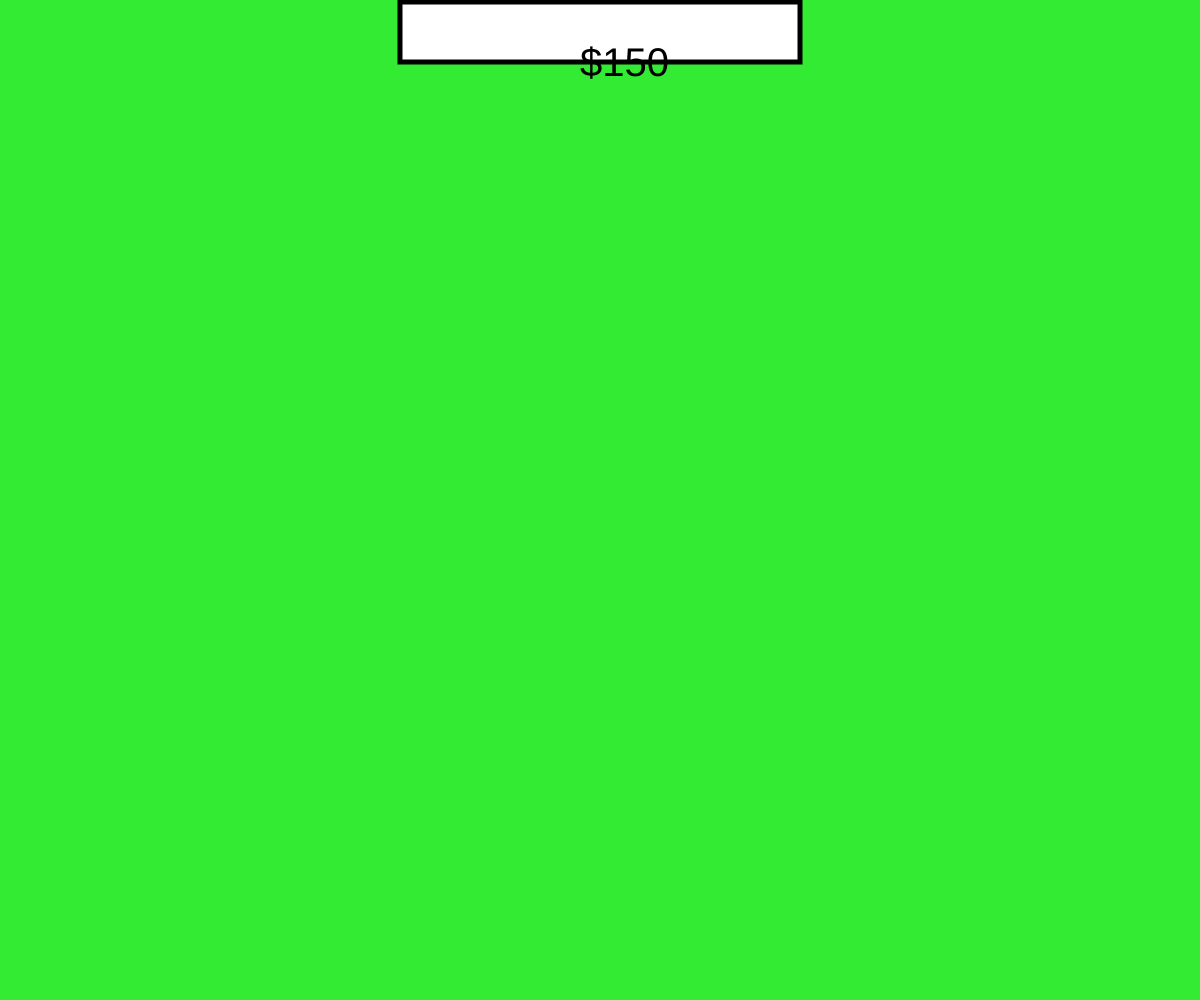
Frame 1 (no input)
Frame 60 (no input): identical to frame 1, image omitted
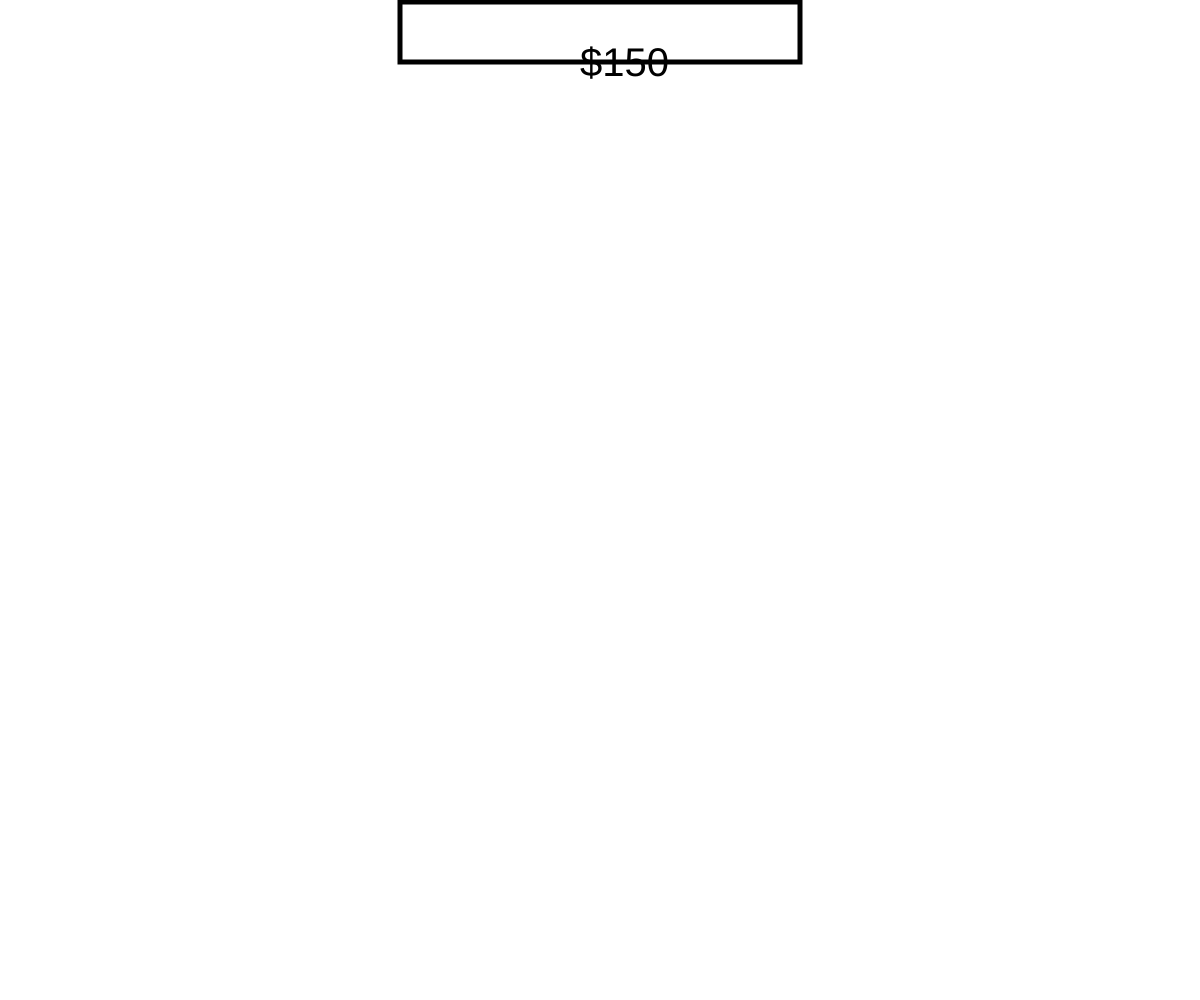
Frame 120 (the mouse pressed at the canvas centre since frame 60)

The p5.js sketch that drew these frames (run headless with seeded random() and noise() and a simulated clock; from frame 60 on, the mouse is pressed at the canvas centre):

// p5.js sketch
// ── sketch.js
// Project Title
// Michael McGee
// Date
//

let state;
let money;
let bet;
let rand;
let input, button, greeting;

function setup() {
  createCanvas(windowWidth, windowHeight);
  state = 0;
  money = 150;
  bet = 0;
}

function draw() {
  stateBuddha();
}

function mousePressed(){
  if(state === 0){
    state = 1;
  }
  else if(state === 1){
    roll();
  }
}

//balances the pure and eternal flow of states
function stateBuddha(){
  if(state === 0){
    homeScreen();
  }
  else if(state === 1){
    demoGame();
  }
  else if(state === 2){
    simpleDiceGame();
  }
}

//main screen - game selection
function homeScreen(){
  background(50,235,50,255);
  displayMoney();
}

//run demo game
function demoGame(){
  background(255);
  displayMoney();
}

function simpleDiceGame(){
  //input bet
  //rollDice
  //
}

//shows funds
function displayMoney(){
  strokeWeight(5);
  rect(windowWidth / 2 - 200, 2, 400, 60);
  textSize(40);
  text("$" + str(money), windowWidth / 2 - 20, 45, 100);
}

function roll(){
  money = money - 10;
  bet = bet + 10;
  rand = random(0,1);
  if(rand <= 0.5){
    bet = bet * 2;
    alert("You profited 10");
  }
  else if(rand > 0.5){
    bet = 0;
    alert("You lost 10");
  }
  console.log(str(rand));
  money = money + bet;
  bet = 0;
}
